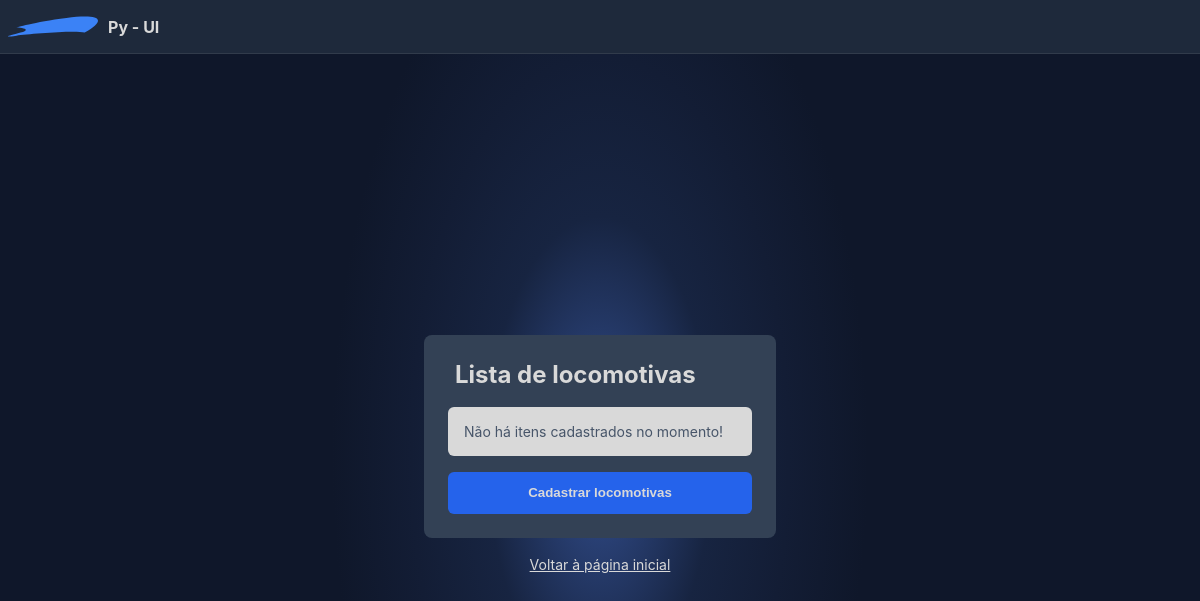
The page /list-cab (signed in) on the database as committed earlier.
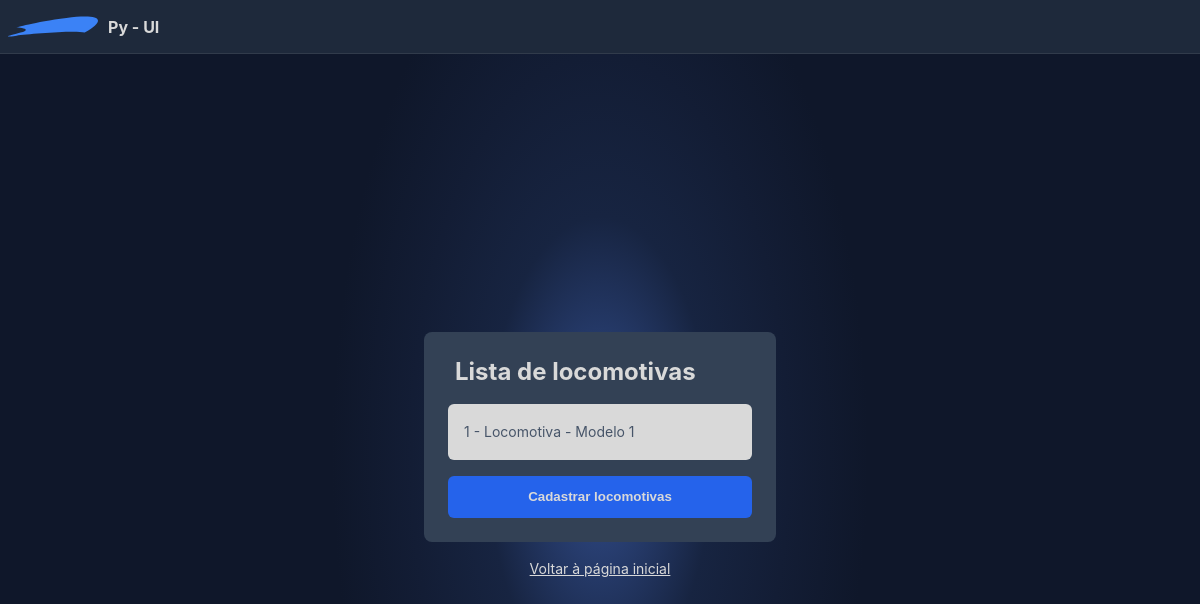
The same page on the database as committed later.
### tables this page shows
CREATE TABLE cabs (
            id INTEGER UNIQUE,
            manufacturer TEXT,
            model TEXT,
            PRIMARY KEY(id)
        );

### controllers/cab_controller.py (the view)
@cab_controller.route('/list-cab')
def list_cab():
    login_check = check_for_login()
    if login_check != None:
        return login_check
    data = start_query("SELECT * FROM cabs")
    cabs = []
    for cab in data:
        cabs.append({ "id": cab[0], "manufacturer": cab[1], "model": cab[2] })
    return render_template("list_cab.html", cabs = cabs)

### utils/db_utils.py (called while the page is built)
def start_query(query):
    global db
    cursor = db.cursor()
    cursor.execute(query)
    db.commit()
    result = cursor.fetchall()
    cursor.close()
    return result

### utils/flask_utils.py (called while the page is built)
def check_for_login(test=False):
    if not current_app.config['DEBUG_MODE'] and current_app.config['CURRENT_USER'] == "":
        print("You must be logged!")
        return redirect(current_app.url_for('login_page', error=True))
    else:
        return None

### templates/list_cab.html (shortened to what this page needs)
{% extends "base.html" %}
{% block credential %}
<div class="container">
  <div class="title">
    <p>Lista de locomotivas</p>
  </div>
  <div class="credencial">
    <div class="list-itens">
      {% if cabs | length == 0 %}
      <article>
        <p>Não há itens cadastrados no momento!</p>
      </article>
      {% endif %}
      {% for cab in cabs %}
      <article>
        <p>{{cab.id}} - {{cab.manufacturer}} - {{cab.model}}</p>
        <div class="tools">
          <form id="form" method="POST" action="{{ url_for('cab_controller.edit_cab') }}">
          <button class="edit-icon" id="">
          </button>
          </form>
          <form id="form" method="POST" action="{{ url_for('cab_controller.try_remove_cab') }}">
          <button class="trash-icon" id="">
          </button>
          </form>
        </div>
      </article>
      {% endfor %}
    </div>
  </div>
  <div class="credencial">
    <a href="{{url_for('cab_controller.register_cab')}}">
      <button type="submit" >
        Cadastrar locomotivas
      </button>
    </a>
  </div>
</div>
<a href="{{ url_for('home_page') }}">Voltar à página inicial</a>
{% endblock %}

Rows that differ between the two databases and show on the page:
added cabs: id "1", manufacturer "Locomotiva", model "Modelo 1"
Other text that changed with them:
text no longer shown: "Não há itens cadastrados no momento!"
